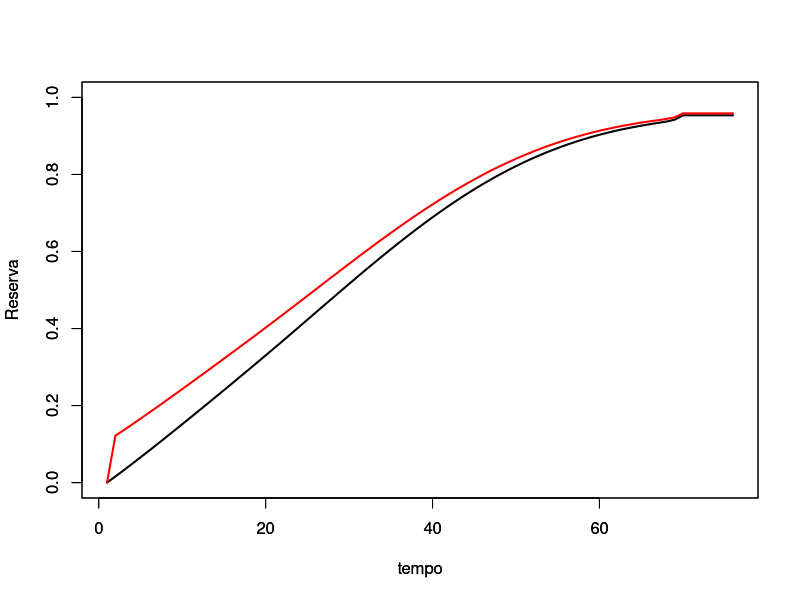
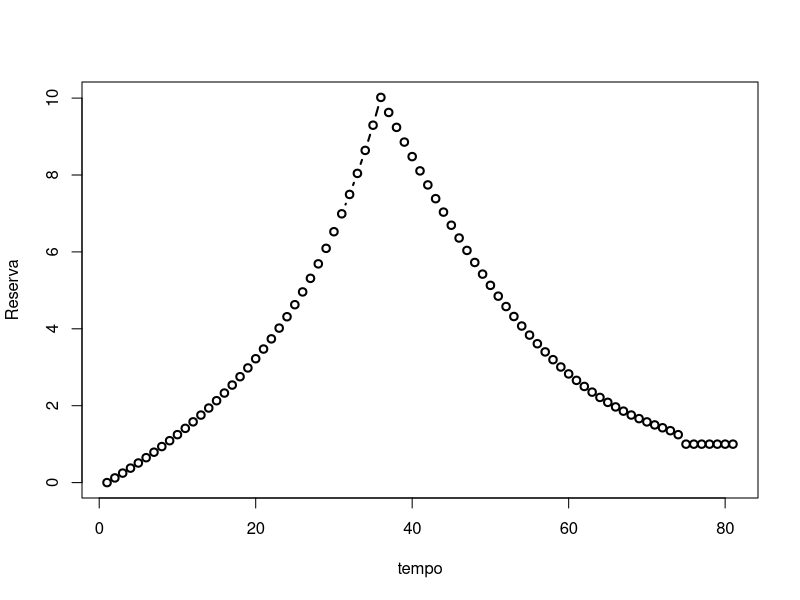

Write R code to recreate these figures, in order.
tabuas<- read.table('Tabuas.txt', header=T)
attach(tabuas)

AX<-function( i, idade,b,tabua)  {  
  qx<-tabua
  px<-1-qx
  n<-max(Idade)-idade
  v <- (1/(i+1))^(1:n)                                
  
  pxx <- c(1, cumprod( px[(idade+1):(idade+n-1)]) ) 
  if(n==1){
    pxx<-1
  }
  qxx <- c(qx[(idade+1):(idade+n)])
  
  Ax <- b* sum(v*pxx*qxx)
  
  if(n==0){
    Ax<-0
  }
  return (Ax)
}


ax<-function(i,idade,b,tabua){
  px<- 1-tabua
  v <- 1/(1+i)
  n<-max(Idade)-idade
  pxx    <- c(1, cumprod(px[(idade+1):(length(px)-1)]) )
  if(n==1){
    pxx<-1
  }
  t         <- (0:(length(pxx)-1))
  if(n==0){
    ax<-0
  }
  ax      <- b*sum(v^(t)*pxx)
  return(ax)
}



p<-AX(0.03,40,1,tabuas$AT_49_qx)/ax(0.03,40,1,tabuas$AT_49_qx)

Vr<-Vrv<-(1:(max(Idade)-40))*0

Vr[1]<-Vrv[1]<-0

for (i in 1:(max(Idade)-41)){
  
  Vr[i+1]=AX(0.03,40+i,1,tabuas$AT_49_qx)-p*ax(0.03,40+i,1,tabuas$AT_49_qx)
  Vrv[i+1]=(AX(0.03,40+i,1,tabuas$AT_49_qx)+0.005*ax(0.03,40+i,1,tabuas$AT_49_qx))-(p)*ax(0.03,40+i,1,tabuas$AT_49_qx)
}

plot(Vr,type='l',ylim=c(0,1),ylab="Reserva",xlab="tempo",lwd=2)
par(new=T)
plot(Vrv,type='l',col='red',ylim=c(0,1),ylab="Reserva",xlab="tempo",lwd=2)

#----------------------------------------------------------------------------------------
#----------------------------------------------------------------------------------------
#----------------------------------------------------------------------------------------
#----------------------------------------------------------------------------------------
#-----------------------------------------------------GRÁFICOS DE RESERVAS

rm(list=ls(all=T))

tabua<- read.table('Tabuas.txt', header=T)
attach(tabua)


anx<-function(i,idade,n,b,tabua){
  v       <- 1/(1+i) 
  px     <- 1-tabua
  pxx   <- c(1, cumprod(px[(idade+1):(idade+n-1)]) )
  if(n==1){
    pxx<-1
  }
  t        <- (0:(length(pxx)-1))
  anx     <- b*sum(v^(t)*pxx)
  if(n==0){
    anx<-0
  }
  if(n<0){anx=0}
  return(anx)
}

dotalP<-function(i,idade,n,b,tabua){
  px<-1-tabua
  V <- 1/(i+1)^n
  npx <- prod( px[(idade+1):(idade+n)])
   Dt <- V*npx*b
   if(n<0){Dt=0}
  return(Dt)
}

#  xm é a idade em que vai se aposentar
#tabua<-tabua$AT_49_qx
#i<-0.03;x<-80;t<-30;b<-1;xm<-70
Pr<-function(i,x,xm,b,tabua){
  q<-tabua
  m<-xm-x
  pr<-(dotalP(i,x,m,1,q)*anx(i,xm, ((length(q)-1)-(xm)),1,q))/anx(i,x,m,1,q)
  if(pr=='NaN'){pr<-0}
  return(pr)
}


#tabua<-tabua$AT_49_qx
#i<-0.03;x<-80;t<-30;b<-1;xm<-70
#pr<-Pr(i,x,xm,b,tabua)

#  xm é a idade em que x vai se aposentar
Reserva <-function(i,x,tabua,xm,t,b){
  qq <-tabua
  m  <-(xm-x)
  if(t<m){
       Vr <- dotalP(i,(x+t),(m-t),b,qq)*anx(i,xm,((length(qq)-1)-xm),b,qq)-pr*anx(i,(x+t),(m-t),b,qq)
  } else{
    Vr <- anx(i,(x+t),((length(qq)-1)-(x+t)),b,qq)
  }
  return(Vr)
}


#----------------------------------------------------------
id    <- 35:65        # variar a idade inicial
tempo <- 0:81         # Tempo passado
nome_do_arquivo <- "dados1.txt"
arquivo         <- file(nome_do_arquivo, "w") # Abrir o arquivo para escrita


  aux <- 0
  
for(Id in 1:length(id)){   # IDADES
  
  pr  <- Pr(0.03,id[Id],70,1,tabua$AT_49_qx)
  aux <- aux+1
  
  for (j in 1:length(tempo)){
  
  V <- Reserva(0.03,id[Id],tabua$AT_49_qx,70,tempo[j],1)
  
  if(!is.na(V)){
    
  linha <- paste(id[Id],tempo[j],V,collapse = "\t") 
  # Separador de tabulação (\t) entre as colunas
  
    cat(linha, file = arquivo)
    cat("\n", file = arquivo)}
  
}
  cat("\n", file = arquivo)
  aux<-aux+1 
  
 }

close(arquivo)






Vr<-(0:80)*0
Vr[1]=0


pr<-Pr(0.03,35,70,1,tabua$AT_49_qx)

for (i in 1:80){
  Vr[i+1]= Reserva(0.03,35,tabua$AT_49_qx,70,i,1)
}
plot(Vr,type='b',ylab="Reserva",xlab="tempo",lwd=2)


# Colocar no livro do leandro  
  n<-0:3
  p<-dbinom(n,3,0.6)
  fdp<-pbinom(n,3,0.6)
  U<-c(0.7, 0.1, 0.3, 0.1, 0.9, 0.5, 0.5, 0.7, 0.3, 0.10)
  N<-U*0
  for(i in 1:length(U)){
    if(U[i]<fdp[1]){
      N[i]<-0
    }else{ if((fdp[1]<=U[i])|(U[i]<fdp[2])){
      N[i]<-1}else{ 
        if((fdp[2]<=U[i])|(U[i]<fdp[3])){N[i]<-2}else{N[i]<-3}     }
      
    }
    
  }
  
 
  
  